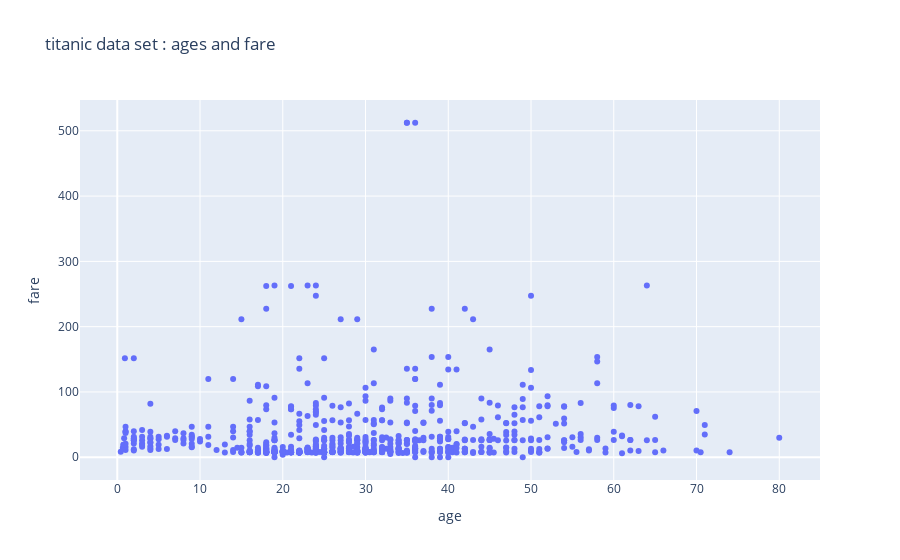

The cell this chart's notebook holds for it:
### Code cell
import plotly.express as px

#plotting a scatter plot for age and fare columns in the titanic dataset
fig = px.scatter(df,
                x = 'age',
                y = 'fare',
                title = "titanic data set : ages and fare")

fig.show()

### Figure 1 — Plotly figure (JSON) as saved in the notebook; plotly's stock layout.template omitted (floating-point values rounded to 4 significant figures; data arrays with more than 128 entries replaced by an {"elided": "..."} marker saying what was removed)
{"data": [{"hovertemplate": "age=%{x}<br>fare=%{y}<extra></extra>", "legendgroup": "", "marker": {"color": "#636efa", "symbol": "circle"}, "mode": "markers", "name": "", "orientation": "v", "showlegend": false, "type": "scatter", "x": {"elided": "891 float values"}, "xaxis": "x", "y": {"elided": "891 float values"}, "yaxis": "y"}], "layout": {"legend": {"tracegroupgap": 0}, "title": {"text": "titanic data set : ages and fare"}, "xaxis": {"anchor": "y", "domain": [0, 1], "title": {"text": "age"}}, "yaxis": {"anchor": "x", "domain": [0, 1], "title": {"text": "fare"}}}}
